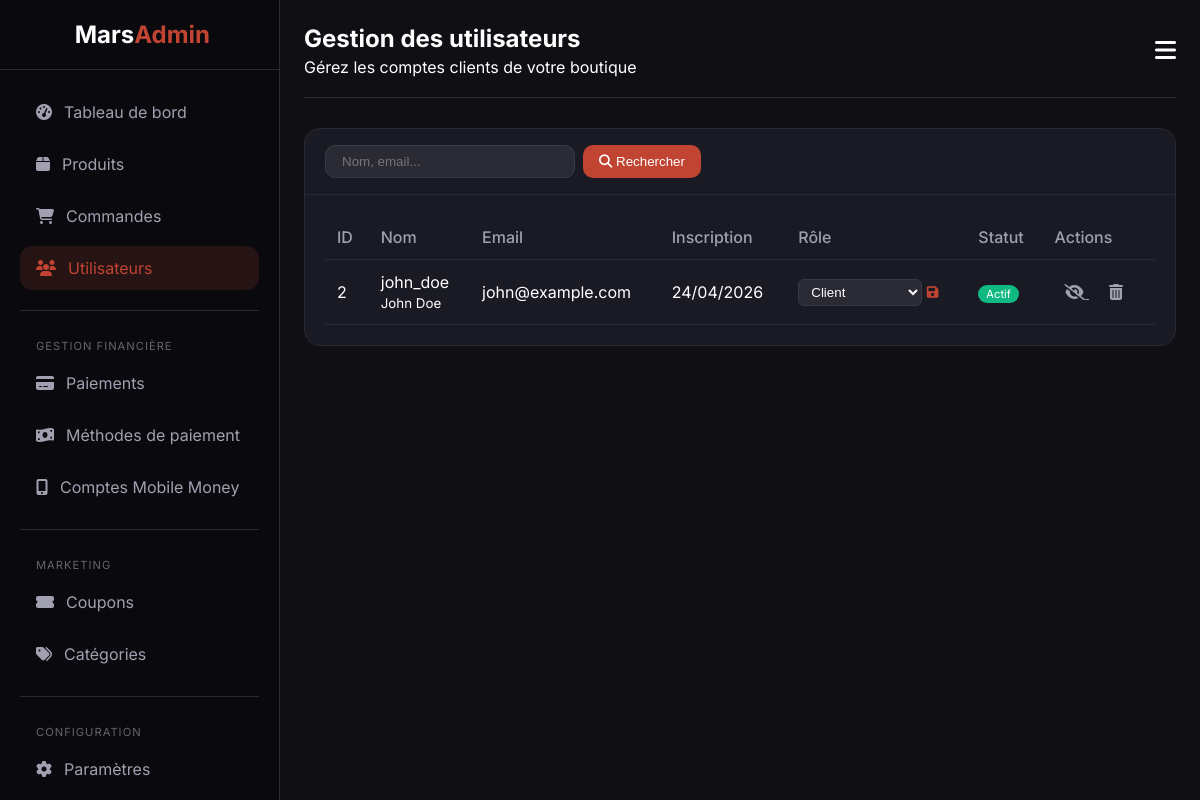
The page /admin/users.php (signed in) on the database its author committed.
### tables this page shows
CREATE TABLE users (
    id INT AUTO_INCREMENT PRIMARY KEY,
    username VARCHAR(50) UNIQUE NOT NULL,
    email VARCHAR(100) UNIQUE NOT NULL,
    password VARCHAR(255) NOT NULL,
    full_name VARCHAR(100),
    address TEXT,
    phone VARCHAR(20),
    avatar VARCHAR(255) DEFAULT NULL,
    role ENUM('user', 'admin') DEFAULT 'user',
    is_active BOOLEAN DEFAULT TRUE,
    amea_id VARCHAR(255) UNIQUE DEFAULT NULL,
    amea_avatar VARCHAR(500) DEFAULT NULL,
    auth_provider VARCHAR(50) DEFAULT 'local',
    created_at TIMESTAMP DEFAULT CURRENT_TIMESTAMP,
    updated_at TIMESTAMP DEFAULT CURRENT_TIMESTAMP ON UPDATE CURRENT_TIMESTAMP,
    INDEX idx_email (email),
    INDEX idx_role (role),
    INDEX idx_amea_id (amea_id)
);

### includes/functions.php (called while the page is built, shortened)
<?php
function clean(?string $string): string {
    return htmlspecialchars($string ?? '', ENT_QUOTES, 'UTF-8');
}

### admin/users.php (the view, shortened to what this page needs)
<?php
require_once '../includes/functions.php';
$conn = getConnection();
$page = isset($_GET['page']) ? max(1, (int)$_GET['page']) : 1;
$per_page = 20;
$offset = ($page - 1) * $per_page;
$search = isset($_GET['search']) ? clean($_GET['search']) : '';
$sql = "SELECT * FROM users WHERE role != 'admin'";
$params = [];
$sql .= " ORDER BY created_at DESC LIMIT ? OFFSET ?";
$params[] = $per_page;
$params[] = $offset;
$stmt = $conn->prepare($sql);
$stmt->execute($params);
$users = $stmt->fetchAll();
?>
<!DOCTYPE html>
<html lang="fr">
<head>
    <link rel="stylesheet" href="https://cdnjs.cloudflare.com/ajax/libs/font-awesome/6.4.0/css/all.min.css">
</head>
<body>
<div class="admin-wrapper">
    <?php include 'includes/sidebar.php'; ?>
    <main class="admin-main">
        <div class="admin-header">
            <div class="page-title">
                <h1>Gestion des utilisateurs</h1>
                <p>Gérez les comptes clients de votre boutique</p>
            </div>
            <div class="admin-user">
                <button class="mobile-toggle" id="mobileToggle" style="background:none;border:none;color:white;font-size:1.5rem;cursor:pointer;">
                    <i class="fas fa-bars"></i>
                </button>
            </div>
        </div>
        <div class="card">
            <div class="card-header">
                <form method="GET" class="search-form">
                    <input type="text" name="search" class="search-input" placeholder="Nom, email..." value="<?php echo clean($search); ?>">
                    <button type="submit"><i class="fas fa-search"></i> Rechercher</button>
                </form>
            </div>
            <div class="card-body">
                <?php if(count($users) > 0): ?>
                <table>
                    <thead>
                        <tr>
                            <th>ID</th>
                            <th>Nom</th>
                            <th>Email</th>
                            <th>Inscription</th>
                            <th>Rôle</th>
                            <th>Statut</th>
                            <th>Actions</th>
                        </tr>
                    </thead>
                    <tbody>
                        <?php foreach($users as $user): ?>
                        <form method="POST" style="display: inline;">
                            <tr>
                                <td><?php echo $user['id']; ?></td>
                                <td>
                                    <?php echo clean($user['username']); ?><br>
                                    <small><?php echo clean($user['full_name']); ?></small>
                                </td>
                                <td><?php echo clean($user['email']); ?></td>
                                <td><?php echo date('d/m/Y', strtotime($user['created_at'])); ?></td>
                                <td>
                                    <select name="role" class="role-select">
                                        <option value="user" <?php echo $user['role'] == 'user' ? 'selected' : ''; ?>>Client</option>
                                    </select>
                                    <button type="submit" name="update_role" class="btn-update"><i class="fas fa-save"></i></button>
                                </td>
                                <td>
                                    <?php if($user['is_active']): ?>
                                    <span class="badge-active">Actif</span>
                                    <?php else: ?>
                                    <span class="badge-inactive">Inactif</span>
                                    <?php endif; ?>
                                </td>
                                <td>
                                    <a href="?toggle=1&id=<?php echo $user['id']; ?>" class="btn-icon" title="<?php echo $user['is_active'] ? 'Désactiver' : 'Activer'; ?>">
                                        <i class="fas <?php echo $user['is_active'] ? 'fa-eye-slash' : 'fa-eye'; ?>"></i>
                                    </a>
                                    <?php if($user['id'] != $_SESSION['user_id']): ?>
                                    <a href="?delete=<?php echo $user['id']; ?>" class="btn-icon btn-delete" onclick="return confirm('Supprimer cet utilisateur ?')" title="Supprimer">
                                        <i class="fas fa-trash-alt"></i>
                                    </a>
                                    <?php endif; ?>
                                </td>
                            </tr>
                        </form>
                        <?php endforeach; ?>
                    </tbody>
                </table>
                <?php endif; ?>
            </div>
        </div>
    </main>
</div>
</body>
</html>

### admin/users.php (style rules this page uses)
* { margin: 0; padding: 0; box-sizing: border-box; }
body { font-family: 'Inter', sans-serif; background: #0f0f14; color: #ffffff; }
.admin-wrapper { display: flex; min-height: 100vh; }
.admin-main { flex: 1; margin-left: 280px; padding: 24px; }
.admin-header { display: flex; justify-content: space-between; align-items: center; margin-bottom: 30px; padding-bottom: 20px; border-bottom: 1px solid #2a2a35; }
.page-title h1 { font-size: 1.5rem; margin-bottom: 4px; }
.card { background: #1a1a24; border: 1px solid #2a2a35; border-radius: 16px; overflow: hidden; }
.card-header { padding: 16px 20px; border-bottom: 1px solid #2a2a35; display: flex; justify-content: space-between; align-items: center; flex-wrap: wrap; gap: 16px; }
.card-body { padding: 20px; }
.search-form { display: flex; gap: 8px; }
.search-input { padding: 8px 16px; background: #2a2a35; border: 1px solid #3a3a45; border-radius: 10px; color: white; width: 250px; }
.search-form button { padding: 8px 16px; background: #c14432; border: none; border-radius: 10px; color: white; cursor: pointer; }
table { width: 100%; border-collapse: collapse; }
th, td { padding: 12px; text-align: left; border-bottom: 1px solid #2a2a35; }
th { color: #a0a0b0; font-weight: 500; }
.role-select { padding: 4px 8px; background: #2a2a35; border: 1px solid #3a3a45; border-radius: 6px; color: white; }
.btn-update { background: none; border: none; color: #c14432; cursor: pointer; }
.btn-icon { background: none; border: none; color: #a0a0b0; cursor: pointer; padding: 6px; border-radius: 6px; margin: 0 4px; }
.badge-active { background: #10b981; padding: 2px 8px; border-radius: 20px; font-size: 0.7rem; }

### rows shown on the page
users: id "2", username "john_doe", full_name "John Doe", email "john@example.com", created_at "24/04/2026", role "Client", is_active "Actif"
